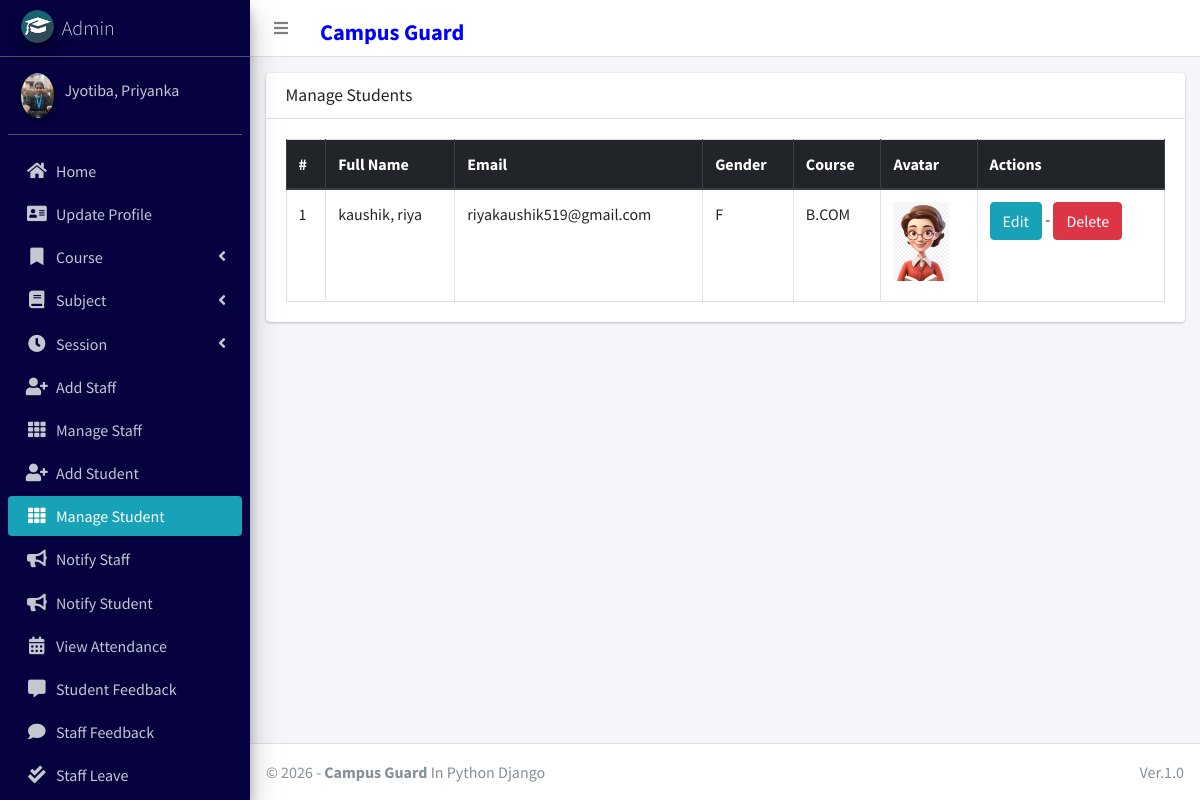
Page /student/manage/ (signed in) on the committed database.
### main_app/models.py (models this page shows, shortened)
class CustomUser(AbstractUser):
    USER_TYPE = ((1, "HOD"), (2, "Staff"), (3, "Student"))
    GENDER = [("M", "Male"), ("F", "Female")]
    username = None  # Removed username, using email instead
    email = models.EmailField(unique=True)
    user_type = models.CharField(default=1, choices=USER_TYPE, max_length=1)
    gender = models.CharField(max_length=1, choices=GENDER)
    profile_pic = models.ImageField()
    address = models.TextField()
    fcm_token = models.TextField(default="")  # For firebase notifications
    created_at = models.DateTimeField(auto_now_add=True)
    updated_at = models.DateTimeField(auto_now=True)
    USERNAME_FIELD = "email"
    REQUIRED_FIELDS = []
    objects = CustomUserManager()
    def __str__(self):
        return self.last_name + ", " + self.first_name

class Student(models.Model):
    admin = models.OneToOneField(CustomUser, on_delete=models.CASCADE)
    course = models.ForeignKey(Course, on_delete=models.DO_NOTHING, null=True, blank=False)
    session = models.ForeignKey(Session, on_delete=models.DO_NOTHING, null=True)

class Course(models.Model):
    name = models.CharField(max_length=120)
    created_at = models.DateTimeField(auto_now_add=True)
    updated_at = models.DateTimeField(auto_now=True)

### main_app/hod_views.py (the view)
# urls.py: path("student/manage/", hod_views.manage_student, name='manage_student'),
def manage_student(request):
    students = CustomUser.objects.filter(user_type=3)
    context = {
        'students': students,
        'page_title': 'Manage Students'
    }
    return render(request, "hod_template/manage_student.html", context)

### main_app/templates/hod_template/manage_student.html (shortened to what this page needs)
{% extends 'main_app/base.html' %}
{% load static %}
{% block content %}
<section class="content">
    <div class="container-fluid">
        <div class="row">
            <div class="col-md-12">
                <div class="card">
                    <div class="card-header">
                        <h3 class="card-title">{{page_title}}</h3>
                    </div>
                    <div class="card-body">
                        <table id="example2" class="table table-bordered table-hover">
                            <thead class="thead-dark">
                                <tr>
                                    <th>#</th>
                                    <th>Full Name</th>
                                    <th>Email</th>
                                    <th>Gender</th>
                                    <th>Course</th>
                                    <th>Avatar</th>
                                    <th>Actions</th>
                                </tr>
                            </thead>
                            <tbody>
                                {% for student in students %}
                                <tr>
                                    <td>{{ forloop.counter }}</td>
                                    <td>{{student.last_name}}, {{student.first_name}}</td>
                                    <td>{{student.email}}</td>
                                    <td>{{student.gender}}</td>
                                    <td>{{student.student.course.name}}</td>
                                    <td>
                                        {% if student.profile_pic == ""  %}
                                        No Image
                                        {% else %}
                                        <img class="img img-fluid mb-2" height="56" width="56"
                                            src="{{student.profile_pic}}" alt="">
                                        {% endif %}
                                    </td>
                                    <td><a href="{% url 'edit_student' student.student.id %}" class="btn btn-info">Edit</a> -
                                        <a href="{% url 'delete_student' student.student.id %}" class="btn btn-danger" onclick="return confirm('Are you sure about this ?')">Delete</a>
                                    </td>
                                </tr>
                                {% endfor %}
                            </tbody>
                        </table>
                    </div>
                </div>
            </div>
        </div>
    </div>
</section>
{% endblock content %}

### main_app/templates/main_app/sidebar_template.html (shortened to what this page needs)
{% load static %}
<aside class="main-sidebar sidebar-dark-info elevation-4">
    {% if request.user.user_type == '1' %}
    <a href="{% url 'admin_home' %}" class="brand-link">
        <img src="{% static 'dist/img/cmsl.png' %} " alt="AdminLTE Logo"
            class="brand-image img-circle elevation-3" >
        <span class="brand-text font-weight-light">Admin</span>
    </a>
    <div class="sidebar">
        <div class="user-panel mt-3 pb-3 mb-3 d-flex">
            <div class="image">
                <img src="{{ request.user.profile_pic}}" class="img-circle elevation-2" alt="User Image">
            </div>
            <div class="info">
                <a href="#" class="d-block">{{user}}</a>
            </div>
        </div>
        <nav class="mt-2">
            <ul class="nav nav-pills nav-sidebar flex-column" data-widget="treeview" role="menu" data-accordion="false">
                <li class="nav-item">
                    {% url 'admin_home' as admin_home %}
                    <a href="{{admin_home}}" class="nav-link {% if admin_home == request.path %} active {% endif %}">
                        <i class="nav-icon fas fa-home"></i>
                        <p>
                            Home
                        </p>
                    </a>
                </li>
                <li class="nav-item">
                    {% url 'admin_view_profile' as admin_view_profile %}
                    <a href="{{admin_view_profile}}"
                        class="nav-link {% if admin_view_profile == request.path %} active {% endif %}">
                        <i class="nav-icon fas fa-address-card"></i>
                        <p>
                            Update Profile
                        </p>
                    </a>
                </li>
                <li class="nav-item has-treeview">
                    <a href="#" class="nav-link">
                        <i class="nav-icon fas fa-bookmark"></i>
                        <p>
                            Course
                            <i class="fas fa-angle-left right"></i>
                        </p>
                    </a>
                </li>
                <li class="nav-item has-treeview">
                    <a href="#" class="nav-link">
                        <i class="nav-icon fas fa-book"></i>
                        <p>
                            Subject
                            <i class="fas fa-angle-left right"></i>
                        </p>
                    </a>
                </li>
                <li class="nav-item has-treeview">
                    <a href="#" class="nav-link">
                        <i class="nav-icon fas fa-clock"></i>
                        <p>
                            Session
                            <i class="fas fa-angle-left right"></i>
                        </p>
                    </a>
                </li>
                <li class="nav-item">
                    {% url 'add_staff' as add_staff %}
                    <a href="{{add_staff}}" class="nav-link {% if add_staff == request.path %} active {% endif %}">
                        <i class="nav-icon fas fa-user-plus"></i>
                        <p>
                            Add Staff
                        </p>
                    </a>
                </li>
                <li class="nav-item">
                    {% url 'manage_staff' as manage_staff %}
                    {% url 'edit_staff' staff_id as edit_staff %}
                    <a href="{{manage_staff}}"
                        class="nav-link {% if manage_staff == request.path or request.path == edit_staff %} active {% endif %}">
                        <i class="nav-icon fas fa-th"></i>
                        <p>
                            Manage Staff
                        </p>
                    </a>
                </li>
                <li class="nav-item">
                    {% url 'add_student' as add_student%}
                    <a href="{{add_student}}" class="nav-link  {% if add_student == request.path %} active {% endif %}">
                        <i class="nav-icon fas fa-user-plus"></i>
                        <p>
                            Add Student
                        </p>
                    </a>
                </li>
                <li class="nav-item">
                    {% url 'manage_student' as manage_student %}
                    {% url 'edit_student' student_id as edit_student %}
                    <a href="{{manage_student}}"
                        class="nav-link  {% if edit_student == request.path or manage_student == request.path %} active {% endif %}">
                        <i class="nav-icon fas fa-th"></i>
                        <p>
                            Manage Student
                        </p>
                    </a>
                </li>
                <li class="nav-item">
                    {% url 'admin_notify_staff' as admin_notify_staff %}
                    <a href="{{admin_notify_staff}}"
                        class="nav-link {% if admin_notify_staff == request.path %} active {% endif %}">
                        <i class="nav-icon fas fa-bullhorn"></i>
                        <p>
                            Notify Staff
                        </p>
                    </a>
                </li>
                <li class="nav-item">
                    {% url 'admin_notify_student' as admin_notify_student %}
                    <a href="{{admin_notify_student}}"
                        class="nav-link {% if admin_notify_student == request.path %} active {% endif %}">
                        <i class="nav-icon fas fa-bullhorn"></i>
                        <p>
                            Notify Student
                        </p>
                    </a>
                </li>
                <li class="nav-item">
                    {% url 'admin_view_attendance' as admin_view_attendance %}
                <li class="nav-item">
                    <a href="{{admin_view_attendance}}"
                        class="nav-link  {% if admin_view_attendance == request.path %} active {% endif %}">
                        <i class="nav-icon fas fa-calendar-alt"></i>
                        <p>
                            View Attendance
                        </p>
                    </a>
                </li>
                <li class="nav-item">
                    {% url 'student_feedback_message' as student_feedback_message %}
                    <a href="{{ student_feedback_message }}"
                        class="nav-link  {% if student_feedback_message == request.path %} active {% endif %}">
                        <i class="nav-icon fas fa-comment-alt"></i>
                        <p>
                            Student Feedback
                        </p>
                    </a>
                </li>
                <li class="nav-item">
                    {% url 'staff_feedback_message' as staff_feedback_message %}
                    <a href="{{staff_feedback_message}}"
                        class="nav-link   {% if staff_feedback_message == request.path %} active {% endif %}">
                        <i class="nav-icon fas fa-comment"></i>
                        <p>
                            Staff Feedback
                        </p>
                    </a>
                </li>
                <li class="nav-item">
                    {% url 'view_staff_leave' as view_staff_leave %}
                    <a href="{{view_staff_leave}}"
                        class="nav-link  {% if view_staff_leave == request.path %} active {% endif %}">
                        <i class="nav-icon fas fa-check-double"></i>
                        <p>
                            Staff Leave
                        </p>
                    </a>
                </li>
                                        {% endif %}
                                    </ul>
                                </nav>
                            </div>
</aside>

### rows in the picture
CustomUser: last_name+first_name "Jyotiba, Priyanka"
CustomUser: last_name "kaushik", first_name "riya", email "riyakaushik519@gmail.com", gender "F", student.course.name "B.COM"

### other values in the picture
{{ page_title }} "Manage Students"
